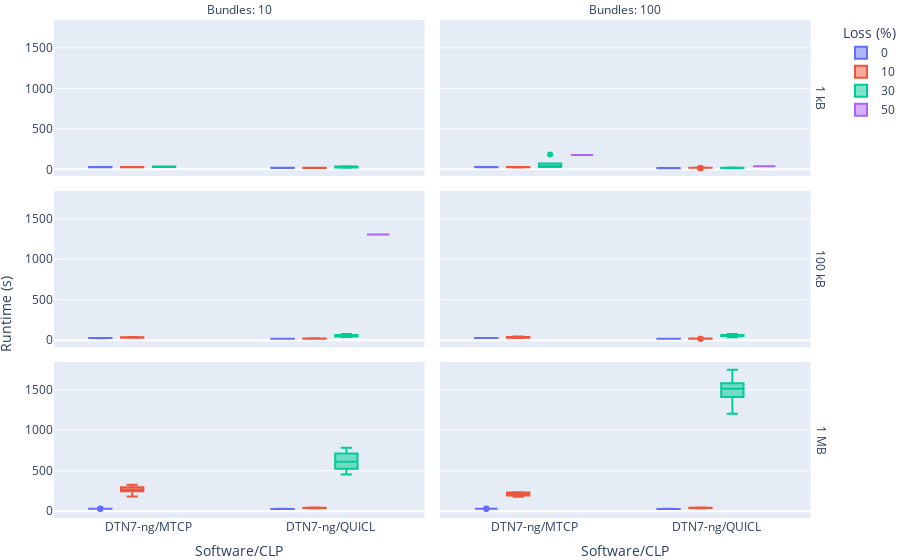

The cell this chart's notebook holds for it:
### Code cell
fig = px.box(
    runtime_df[runtime_df["# Nodes"] == 32],
    x="Software/CLP", 
    y="Runtime",
    color="Loss",
    facet_col="# Bundles",
    facet_row="Bundle Size",
    labels={
        "Runtime": "",
        "Loss": "Loss (%)",
        "# Bundles": "Bundles",
    },
    category_orders={
        "Loss": [0, 10, 30],
        "Bundle Size": ["1 kB", "100 kB", "1 MB"],
        "Software/CLP": ["Serval", "IBR-DTN/TCPCL", "DTN7-rs/MTCP", "DTN7-rs/TCPCL", "DTN7-rs/HTTP", "DTN7-ng/MTCP", "DTN7-ng/QUICL"],
        "# Bundles": [10, 100]
    },
)

fig.for_each_annotation(lambda a: a.update(text=a.text.replace("=", ": ")))
fig.for_each_annotation(lambda a: a.update(text=a.text.replace("Bundle Size: ", "")))

fig.add_annotation(x=-0.05, y=0.35,
                   text="Runtime (s)",
                   textangle=-90,
                   xref="paper",
                   yref="paper",
                   font=dict(size=14)
                   )

fig.update_layout(
    margin=dict(l=0, r=0, t=20, b=0),
)

fig.write_image("runtime_32.pdf", width=700, height=300)
fig

### Figure 1 — Plotly figure (JSON) as saved in the notebook; plotly's stock layout.template omitted (floating-point values rounded to 4 significant figures)
{"data": [{"alignmentgroup": "True", "hovertemplate": "Loss (%)=0<br>Bundle Size=1 kB<br>Bundles=10<br>Software/CLP=%{x}<br>=%{y}<extra></extra>", "legendgroup": "0", "marker": {"color": "#636efa"}, "name": "0", "notched": false, "offsetgroup": "0", "orientation": "v", "showlegend": true, "type": "box", "x": ["DTN7-ng/MTCP", "DTN7-ng/MTCP", "DTN7-ng/MTCP", "DTN7-ng/MTCP", "DTN7-ng/MTCP", "DTN7-ng/MTCP", "DTN7-ng/MTCP", "DTN7-ng/MTCP", "DTN7-ng/MTCP", "DTN7-ng/MTCP", "DTN7-ng/MTCP", "DTN7-ng/MTCP", "DTN7-ng/MTCP", "DTN7-ng/MTCP", "DTN7-ng/MTCP", "DTN7-ng/MTCP", "DTN7-ng/MTCP", "DTN7-ng/MTCP", "DTN7-ng/MTCP", "DTN7-ng/MTCP", "DTN7-ng/MTCP", "DTN7-ng/MTCP", "DTN7-ng/MTCP", "DTN7-ng/MTCP", "DTN7-ng/MTCP", "DTN7-ng/MTCP", "DTN7-ng/MTCP", "DTN7-ng/MTCP", "DTN7-ng/QUICL", "DTN7-ng/QUICL", "DTN7-ng/QUICL", "DTN7-ng/QUICL", "DTN7-ng/QUICL", "DTN7-ng/QUICL", "DTN7-ng/QUICL", "DTN7-ng/QUICL", "DTN7-ng/QUICL", "DTN7-ng/QUICL", "DTN7-ng/QUICL", "DTN7-ng/QUICL", "DTN7-ng/QUICL", "DTN7-ng/QUICL", "DTN7-ng/QUICL", "DTN7-ng/QUICL", "DTN7-ng/QUICL", "DTN7-ng/QUICL", "DTN7-ng/QUICL", "DTN7-ng/QUICL", "DTN7-ng/QUICL", "DTN7-ng/QUICL", "DTN7-ng/QUICL", "DTN7-ng/QUICL", "DTN7-ng/QUICL", "DTN7-ng/QUICL", "DTN7-ng/QUICL", "DTN7-ng/QUICL", "DTN7-ng/QUICL", "DTN7-ng/QUICL"], "x0": " ", "xaxis": "x5", "y": [28.15, 28.14, 28.14, 28.14, 28.14, 28.14, 28.14, 28.13, 28.13, 28.12, 27.16, 27.15, 27.14, 27.14, 27.14, 27.14, 27.13, 27.14, 27.13, 27.13, 24.14, 24.14, 24.12, 25.13, 25.11, 25.12, 26.11, 26.11, 18.36, 18.36, 18.35, 18.35, 18.35, 18.34, 18.34, 18.34, 18.34, 18.33, 16.44, 16.44, 16.43, 17.43, 17.43, 17.43, 17.42, 17.43, 17.42, 17.41, 17.43, 17.42, 17.42, 17.42, 17.41, 17.41, 17.4, 17.41, 17.39, 17.4], "y0": " ", "yaxis": "y5"}, {"alignmentgroup": "True", "hovertemplate": "Loss (%)=0<br>Bundle Size=1 kB<br>Bundles=100<br>Software/CLP=%{x}<br>=%{y}<extra></extra>", "legendgroup": "0", "marker": {"color": "#636efa"}, "name": "0", "notched": false, "offsetgroup": "0", "orientation": "v", "showlegend": false, "type": "box", "x": ["DTN7-ng/QUICL", "DTN7-ng/QUICL", "DTN7-ng/QUICL", "DTN7-ng/QUICL", "DTN7-ng/QUICL", "DTN7-ng/QUICL", "DTN7-ng/QUICL", "DTN7-ng/QUICL", "DTN7-ng/QUICL", "DTN7-ng/QUICL", "DTN7-ng/QUICL", "DTN7-ng/QUICL", "DTN7-ng/QUICL", "DTN7-ng/QUICL", "DTN7-ng/QUICL", "DTN7-ng/QUICL", "DTN7-ng/QUICL", "DTN7-ng/QUICL", "DTN7-ng/QUICL", "DTN7-ng/QUICL", "DTN7-ng/QUICL", "DTN7-ng/QUICL", "DTN7-ng/QUICL", "DTN7-ng/QUICL", "DTN7-ng/QUICL", "DTN7-ng/QUICL", "DTN7-ng/QUICL", "DTN7-ng/QUICL", "DTN7-ng/QUICL", "DTN7-ng/QUICL", "DTN7-ng/QUICL", "DTN7-ng/QUICL", "DTN7-ng/MTCP", "DTN7-ng/MTCP", "DTN7-ng/MTCP", "DTN7-ng/MTCP", "DTN7-ng/MTCP", "DTN7-ng/MTCP", "DTN7-ng/MTCP", "DTN7-ng/MTCP", "DTN7-ng/MTCP", "DTN7-ng/MTCP", "DTN7-ng/MTCP", "DTN7-ng/MTCP", "DTN7-ng/MTCP", "DTN7-ng/MTCP", "DTN7-ng/MTCP", "DTN7-ng/MTCP", "DTN7-ng/MTCP", "DTN7-ng/MTCP", "DTN7-ng/MTCP", "DTN7-ng/MTCP", "DTN7-ng/MTCP", "DTN7-ng/MTCP", "DTN7-ng/MTCP", "DTN7-ng/MTCP", "DTN7-ng/MTCP", "DTN7-ng/MTCP", "DTN7-ng/MTCP", "DTN7-ng/MTCP", "DTN7-ng/MTCP", "DTN7-ng/MTCP", "DTN7-ng/MTCP"], "x0": " ", "xaxis": "x6", "y": [13.58, 14.65, 14.63, 14.6, 14.57, 14.65, 14.63, 14.61, 14.58, 15.17, 13.19, 13.16, 13.14, 13.12, 13.15, 13.17, 13.14, 13.12, 13.21, 13.18, 13.25, 16.58, 16.55, 16.52, 16.6, 16.57, 16.55, 16.62, 16.6, 16.57, 16.54, 16.63, 25.45, 25.42, 25.47, 25.44, 25.42, 25.39, 25.48, 25.45, 25.43, 25.4, 26.0, 26.44, 26.42, 26.39, 26.37, 26.45, 26.43, 26.41, 26.39, 26.45, 26.44, 27.03, 26.51, 26.45, 27.42, 27.5, 27.47, 27.44, 27.42, 27.49, 27.98], "y0": " ", "yaxis": "y6"}, {"alignmentgroup": "True", "hovertemplate": "Loss (%)=0<br>Bundle Size=100 kB<br>Bundles=10<br>Software/CLP=%{x}<br>=%{y}<extra></extra>", "legendgroup": "0", "marker": {"color": "#636efa"}, "name": "0", "notched": false, "offsetgroup": "0", "orientation": "v", "showlegend": false, "type": "box", "x": ["DTN7-ng/MTCP", "DTN7-ng/MTCP", "DTN7-ng/MTCP", "DTN7-ng/MTCP", "DTN7-ng/MTCP", "DTN7-ng/MTCP", "DTN7-ng/MTCP", "DTN7-ng/MTCP", "DTN7-ng/MTCP", "DTN7-ng/MTCP", "DTN7-ng/MTCP", "DTN7-ng/MTCP", "DTN7-ng/MTCP", "DTN7-ng/MTCP", "DTN7-ng/MTCP", "DTN7-ng/MTCP", "DTN7-ng/MTCP", "DTN7-ng/MTCP", "DTN7-ng/MTCP", "DTN7-ng/MTCP", "DTN7-ng/MTCP", "DTN7-ng/MTCP", "DTN7-ng/MTCP", "DTN7-ng/MTCP", "DTN7-ng/MTCP", "DTN7-ng/MTCP", "DTN7-ng/MTCP", "DTN7-ng/MTCP", "DTN7-ng/QUICL", "DTN7-ng/QUICL", "DTN7-ng/QUICL", "DTN7-ng/QUICL", "DTN7-ng/QUICL", "DTN7-ng/QUICL", "DTN7-ng/QUICL", "DTN7-ng/QUICL", "DTN7-ng/QUICL", "DTN7-ng/QUICL", "DTN7-ng/QUICL", "DTN7-ng/QUICL", "DTN7-ng/QUICL", "DTN7-ng/QUICL", "DTN7-ng/QUICL", "DTN7-ng/QUICL", "DTN7-ng/QUICL", "DTN7-ng/QUICL", "DTN7-ng/QUICL", "DTN7-ng/QUICL", "DTN7-ng/QUICL", "DTN7-ng/QUICL", "DTN7-ng/QUICL", "DTN7-ng/QUICL", "DTN7-ng/QUICL", "DTN7-ng/QUICL", "DTN7-ng/QUICL", "DTN7-ng/QUICL", "DTN7-ng/QUICL"], "x0": " ", "xaxis": "x3", "y": [29.16, 29.17, 29.16, 29.16, 29.17, 29.17, 28.14, 29.13, 29.14, 26.17, 26.17, 27.16, 27.39, 27.4, 27.16, 27.18, 27.16, 27.16, 29.17, 29.17, 29.17, 29.17, 29.17, 29.18, 29.16, 29.15, 29.14, 29.19, 17.55, 17.55, 17.55, 17.55, 17.54, 17.54, 17.53, 17.54, 17.54, 17.53, 18.37, 18.36, 18.36, 18.35, 18.36, 18.36, 18.34, 18.34, 18.34, 19.36, 19.36, 19.36, 19.36, 19.36, 19.36, 19.35, 19.35, 19.35, 19.35], "y0": " ", "yaxis": "y3"}, {"alignmentgroup": "True", "hovertemplate": "Loss (%)=0<br>Bundle Size=100 kB<br>Bundles=100<br>Software/CLP=%{x}<br>=%{y}<extra></extra>", "legendgroup": "0", "marker": {"color": "#636efa"}, "name": "0", "notched": false, "offsetgroup": "0", "orientation": "v", "showlegend": false, "type": "box", "x": ["DTN7-ng/QUICL", "DTN7-ng/QUICL", "DTN7-ng/QUICL", "DTN7-ng/QUICL", "DTN7-ng/QUICL", "DTN7-ng/QUICL", "DTN7-ng/QUICL", "DTN7-ng/QUICL", "DTN7-ng/QUICL", "DTN7-ng/QUICL", "DTN7-ng/QUICL", "DTN7-ng/QUICL", "DTN7-ng/QUICL", "DTN7-ng/QUICL", "DTN7-ng/QUICL", "DTN7-ng/QUICL", "DTN7-ng/QUICL", "DTN7-ng/QUICL", "DTN7-ng/QUICL", "DTN7-ng/QUICL", "DTN7-ng/QUICL", "DTN7-ng/MTCP", "DTN7-ng/MTCP", "DTN7-ng/MTCP", "DTN7-ng/MTCP", "DTN7-ng/MTCP", "DTN7-ng/MTCP", "DTN7-ng/MTCP", "DTN7-ng/MTCP", "DTN7-ng/MTCP", "DTN7-ng/MTCP", "DTN7-ng/MTCP", "DTN7-ng/MTCP", "DTN7-ng/MTCP", "DTN7-ng/MTCP", "DTN7-ng/MTCP", "DTN7-ng/MTCP", "DTN7-ng/MTCP", "DTN7-ng/MTCP", "DTN7-ng/MTCP", "DTN7-ng/MTCP", "DTN7-ng/MTCP", "DTN7-ng/MTCP", "DTN7-ng/MTCP", "DTN7-ng/MTCP", "DTN7-ng/MTCP", "DTN7-ng/MTCP", "DTN7-ng/MTCP", "DTN7-ng/MTCP", "DTN7-ng/MTCP", "DTN7-ng/MTCP", "DTN7-ng/MTCP", "DTN7-ng/MTCP", "DTN7-ng/QUICL", "DTN7-ng/QUICL", "DTN7-ng/QUICL", "DTN7-ng/QUICL", "DTN7-ng/QUICL", "DTN7-ng/QUICL", "DTN7-ng/QUICL", "DTN7-ng/QUICL", "DTN7-ng/QUICL", "DTN7-ng/QUICL", "DTN7-ng/QUICL"], "x0": " ", "xaxis": "x4", "y": [20.25, 20.21, 20.29, 20.27, 20.25, 20.22, 20.3, 20.28, 20.25, 20.23, 20.29, 19.48, 19.47, 19.44, 19.51, 19.5, 19.47, 19.44, 19.46, 19.49, 19.56, 28.43, 28.41, 28.47, 28.47, 28.43, 28.41, 28.49, 28.46, 28.45, 28.42, 29.01, 27.44, 27.42, 27.48, 27.46, 28.44, 28.43, 28.5, 28.48, 28.46, 28.44, 29.03, 27.45, 27.41, 27.4, 28.47, 27.44, 28.4, 28.5, 28.47, 28.43, 29.02, 18.21, 18.18, 18.26, 18.23, 18.22, 18.19, 18.26, 18.24, 18.22, 18.18, 18.37], "y0": " ", "yaxis": "y4"}, {"alignmentgroup": "True", "hovertemplate": "Loss (%)=0<br>Bundle Size=1 MB<br>Bundles=10<br>Software/CLP=%{x}<br>=%{y}<extra></extra>", "legendgroup": "0", "marker": {"color": "#636efa"}, "name": "0", "notched": false, "offsetgroup": "0", "orientation": "v", "showlegend": false, "type": "box", "x": ["DTN7-ng/QUICL", "DTN7-ng/QUICL", "DTN7-ng/QUICL", "DTN7-ng/QUICL", "DTN7-ng/QUICL", "DTN7-ng/QUICL", "DTN7-ng/QUICL", "DTN7-ng/QUICL", "DTN7-ng/QUICL", "DTN7-ng/QUICL", "DTN7-ng/QUICL", "DTN7-ng/QUICL", "DTN7-ng/QUICL", "DTN7-ng/MTCP", "DTN7-ng/MTCP", "DTN7-ng/MTCP", "DTN7-ng/MTCP", "DTN7-ng/MTCP", "DTN7-ng/MTCP", "DTN7-ng/MTCP", "DTN7-ng/MTCP", "DTN7-ng/MTCP", "DTN7-ng/MTCP", "DTN7-ng/MTCP", "DTN7-ng/MTCP", "DTN7-ng/MTCP", "DTN7-ng/MTCP", "DTN7-ng/MTCP", "DTN7-ng/MTCP", "DTN7-ng/MTCP", "DTN7-ng/MTCP", "DTN7-ng/MTCP", "DTN7-ng/MTCP", "DTN7-ng/MTCP", "DTN7-ng/MTCP", "DTN7-ng/MTCP", "DTN7-ng/MTCP", "DTN7-ng/MTCP", "DTN7-ng/MTCP", "DTN7-ng/MTCP", "DTN7-ng/MTCP", "DTN7-ng/MTCP", "DTN7-ng/MTCP", "DTN7-ng/QUICL", "DTN7-ng/QUICL", "DTN7-ng/QUICL", "DTN7-ng/QUICL", "DTN7-ng/QUICL", "DTN7-ng/QUICL", "DTN7-ng/QUICL", "DTN7-ng/QUICL", "DTN7-ng/QUICL", "DTN7-ng/QUICL"], "x0": " ", "xaxis": "x", "y": [26.94, 28.92, 27.92, 27.91, 29.93, 26.81, 27.81, 27.82, 27.81, 26.83, 27.78, 27.84, 26.79, 31.29, 31.68, 31.4, 31.35, 31.3, 31.32, 31.35, 31.34, 31.31, 31.32, 31.27, 31.28, 31.42, 31.31, 31.29, 31.33, 31.32, 31.3, 31.27, 31.29, 31.27, 31.59, 31.52, 31.32, 31.32, 31.33, 31.3, 31.32, 31.29, 31.34, 28.89, 28.91, 28.87, 28.85, 28.84, 28.86, 28.91, 28.85, 28.85, 28.85], "y0": " ", "yaxis": "y"}, {"alignmentgroup": "True", "hovertemplate": "Loss (%)=0<br>Bundle Size=1 MB<br>Bundles=100<br>Software/CLP=%{x}<br>=%{y}<extra></extra>", "legendgroup": "0", "marker": {"color": "#636efa"}, "name": "0", "notched": false, "offsetgroup": "0", "orientation": "v", "showlegend": false, "type": "box", "x": ["DTN7-ng/MTCP", "DTN7-ng/MTCP", "DTN7-ng/MTCP", "DTN7-ng/MTCP", "DTN7-ng/MTCP", "DTN7-ng/MTCP", "DTN7-ng/MTCP", "DTN7-ng/MTCP", "DTN7-ng/MTCP", "DTN7-ng/MTCP", "DTN7-ng/MTCP", "DTN7-ng/MTCP", "DTN7-ng/MTCP", "DTN7-ng/MTCP", "DTN7-ng/MTCP", "DTN7-ng/MTCP", "DTN7-ng/MTCP", "DTN7-ng/MTCP", "DTN7-ng/MTCP", "DTN7-ng/MTCP", "DTN7-ng/MTCP", "DTN7-ng/MTCP", "DTN7-ng/MTCP", "DTN7-ng/MTCP", "DTN7-ng/MTCP", "DTN7-ng/MTCP", "DTN7-ng/MTCP", "DTN7-ng/MTCP", "DTN7-ng/MTCP", "DTN7-ng/MTCP", "DTN7-ng/MTCP", "DTN7-ng/MTCP", "DTN7-ng/MTCP", "DTN7-ng/QUICL", "DTN7-ng/QUICL", "DTN7-ng/QUICL", "DTN7-ng/QUICL", "DTN7-ng/QUICL", "DTN7-ng/QUICL", "DTN7-ng/QUICL", "DTN7-ng/QUICL", "DTN7-ng/QUICL", "DTN7-ng/QUICL", "DTN7-ng/QUICL", "DTN7-ng/QUICL", "DTN7-ng/QUICL", "DTN7-ng/QUICL", "DTN7-ng/QUICL", "DTN7-ng/QUICL", "DTN7-ng/QUICL", "DTN7-ng/QUICL", "DTN7-ng/QUICL", "DTN7-ng/QUICL", "DTN7-ng/QUICL", "DTN7-ng/QUICL", "DTN7-ng/QUICL", "DTN7-ng/QUICL", "DTN7-ng/QUICL", "DTN7-ng/QUICL", "DTN7-ng/QUICL", "DTN7-ng/QUICL", "DTN7-ng/QUICL"], "x0": " ", "xaxis": "x2", "y": [30.64, 30.72, 30.89, 30.7, 30.71, 30.75, 30.75, 30.72, 30.69, 30.75, 31.13, 30.63, 31.13, 30.91, 30.75, 30.8, 30.76, 30.76, 30.71, 30.75, 30.79, 31.14, 30.63, 30.73, 30.79, 30.76, 30.8, 30.79, 30.73, 30.69, 30.79, 30.78, 31.15, 27.62, 28.68, 28.71, 28.65, 28.74, 28.74, 28.65, 28.65, 28.63, 29.39, 28.81, 28.85, 29.84, 29.98, 29.95, 29.89, 29.99, 29.41, 26.67, 26.83, 26.81, 26.81, 26.9, 26.86, 26.84, 26.89, 26.89, 26.8, 27.46], "y0": " ", "yaxis": "y2"}, {"alignmentgroup": "True", "hovertemplate": "Loss (%)=10<br>Bundle Size=1 kB<br>Bundles=10<br>Software/CLP=%{x}<br>=%{y}<extra></extra>", "legendgroup": "10", "marker": {"color": "#EF553B"}, "name": "10", "notched": false, "offsetgroup": "10", "orientation": "v", "showlegend": true, "type": "box", "x": ["DTN7-ng/MTCP", "DTN7-ng/MTCP", "DTN7-ng/MTCP", "DTN7-ng/MTCP", "DTN7-ng/MTCP", "DTN7-ng/MTCP", "DTN7-ng/MTCP", "DTN7-ng/MTCP", "DTN7-ng/MTCP", "DTN7-ng/MTCP", "DTN7-ng/MTCP", "DTN7-ng/MTCP", "DTN7-ng/MTCP", "DTN7-ng/MTCP", "DTN7-ng/MTCP", "DTN7-ng/MTCP", "DTN7-ng/MTCP", "DTN7-ng/MTCP", "DTN7-ng/MTCP", "DTN7-ng/MTCP", "DTN7-ng/MTCP", "DTN7-ng/MTCP", "DTN7-ng/MTCP", "DTN7-ng/QUICL", "DTN7-ng/QUICL", "DTN7-ng/QUICL", "DTN7-ng/QUICL", "DTN7-ng/QUICL", "DTN7-ng/QUICL", "DTN7-ng/QUICL", "DTN7-ng/QUICL", "DTN7-ng/QUICL", "DTN7-ng/QUICL", "DTN7-ng/QUICL", "DTN7-ng/QUICL", "DTN7-ng/QUICL", "DTN7-ng/QUICL", "DTN7-ng/QUICL", "DTN7-ng/QUICL", "DTN7-ng/QUICL"], "x0": " ", "xaxis": "x5", "y": [25.14, 25.13, 25.12, 25.13, 25.12, 25.11, 26.13, 27.11, 27.18, 27.17, 27.17, 27.16, 27.18, 28.15, 28.15, 28.15, 28.15, 28.14, 28.14, 29.75, 28.75, 28.13, 28.13, 18.43, 18.42, 18.41, 19.5, 19.4, 19.4, 19.41, 17.5, 18.43, 17.43, 17.42, 16.33, 16.32, 16.31, 17.31, 16.3, 17.3], "y0": " ", "yaxis": "y5"}, {"alignmentgroup": "True", "hovertemplate": "Loss (%)=10<br>Bundle Size=1 kB<br>Bundles=100<br>Software/CLP=%{x}<br>=%{y}<extra></extra>", "legendgroup": "10", "marker": {"color": "#EF553B"}, "name": "10", "notched": false, "offsetgroup": "10", "orientation": "v", "showlegend": false, "type": "box", "x": ["DTN7-ng/QUICL", "DTN7-ng/QUICL", "DTN7-ng/QUICL", "DTN7-ng/QUICL", "DTN7-ng/QUICL", "DTN7-ng/QUICL", "DTN7-ng/QUICL", "DTN7-ng/QUICL", "DTN7-ng/QUICL", "DTN7-ng/QUICL", "DTN7-ng/QUICL", "DTN7-ng/QUICL", "DTN7-ng/QUICL", "DTN7-ng/QUICL", "DTN7-ng/MTCP", "DTN7-ng/MTCP", "DTN7-ng/MTCP", "DTN7-ng/MTCP", "DTN7-ng/MTCP", "DTN7-ng/MTCP", "DTN7-ng/MTCP", "DTN7-ng/MTCP", "DTN7-ng/MTCP", "DTN7-ng/MTCP", "DTN7-ng/MTCP", "DTN7-ng/MTCP", "DTN7-ng/MTCP", "DTN7-ng/MTCP", "DTN7-ng/MTCP", "DTN7-ng/MTCP", "DTN7-ng/MTCP", "DTN7-ng/MTCP", "DTN7-ng/MTCP", "DTN7-ng/MTCP", "DTN7-ng/MTCP", "DTN7-ng/MTCP", "DTN7-ng/MTCP", "DTN7-ng/MTCP", "DTN7-ng/MTCP", "DTN7-ng/MTCP", "DTN7-ng/QUICL", "DTN7-ng/QUICL", "DTN7-ng/QUICL", "DTN7-ng/QUICL", "DTN7-ng/QUICL", "DTN7-ng/QUICL", "DTN7-ng/QUICL"], "x0": " ", "xaxis": "x6", "y": [19.88, 19.85, 19.73, 19.8, 19.77, 19.75, 19.82, 19.79, 19.74, 21.64, 14.23, 14.25, 15.29, 15.31, 26.45, 27.5, 26.44, 27.41, 27.49, 27.44, 27.41, 27.49, 27.98, 23.45, 26.42, 26.41, 27.42, 27.4, 27.99, 25.44, 25.41, 25.39, 25.37, 25.35, 25.43, 25.41, 25.39, 25.36, 26.44, 27.04, 18.58, 19.65, 18.58, 19.56, 19.53, 19.59, 21.55], "y0": " ", "yaxis": "y6"}, {"alignmentgroup": "True", "hovertemplate": "Loss (%)=10<br>Bundle Size=100 kB<br>Bundles=10<br>Software/CLP=%{x}<br>=%{y}<extra></extra>", "legendgroup": "10", "marker": {"color": "#EF553B"}, "name": "10", "notched": false, "offsetgroup": "10", "orientation": "v", "showlegend": false, "type": "box", "x": ["DTN7-ng/QUICL", "DTN7-ng/QUICL", "DTN7-ng/QUICL", "DTN7-ng/QUICL", "DTN7-ng/QUICL", "DTN7-ng/QUICL", "DTN7-ng/QUICL", "DTN7-ng/QUICL", "DTN7-ng/QUICL", "DTN7-ng/QUICL", "DTN7-ng/QUICL", "DTN7-ng/MTCP", "DTN7-ng/MTCP", "DTN7-ng/MTCP", "DTN7-ng/MTCP", "DTN7-ng/MTCP", "DTN7-ng/MTCP", "DTN7-ng/MTCP", "DTN7-ng/MTCP", "DTN7-ng/MTCP", "DTN7-ng/MTCP", "DTN7-ng/MTCP", "DTN7-ng/QUICL", "DTN7-ng/QUICL", "DTN7-ng/QUICL", "DTN7-ng/QUICL", "DTN7-ng/QUICL"], "x0": " ", "xaxis": "x3", "y": [17.49, 17.5, 21.51, 19.5, 19.53, 20.54, 21.72, 21.4, 23.44, 23.34, 22.32, 33.17, 32.39, 33.39, 37.08, 30.15, 31.61, 36.22, 38.38, 39.19, 34.15, 35.14, 19.46, 20.49, 21.53, 24.46, 21.47], "y0": " ", "yaxis": "y3"}, {"alignmentgroup": "True", "hovertemplate": "Loss (%)=10<br>Bundle Size=100 kB<br>Bundles=100<br>Software/CLP=%{x}<br>=%{y}<extra></extra>", "legendgroup": "10", "marker": {"color": "#EF553B"}, "name": "10", "notched": false, "offsetgroup": "10", "orientation": "v", "showlegend": false, "type": "box", "x": ["DTN7-ng/QUICL", "DTN7-ng/QUICL", "DTN7-ng/QUICL", "DTN7-ng/QUICL", "DTN7-ng/QUICL", "DTN7-ng/QUICL", "DTN7-ng/QUICL", "DTN7-ng/QUICL", "DTN7-ng/QUICL", "DTN7-ng/QUICL", "DTN7-ng/QUICL", "DTN7-ng/QUICL", "DTN7-ng/QUICL", "DTN7-ng/QUICL", "DTN7-ng/QUICL", "DTN7-ng/QUICL", "DTN7-ng/QUICL", "DTN7-ng/MTCP", "DTN7-ng/MTCP", "DTN7-ng/MTCP", "DTN7-ng/MTCP", "DTN7-ng/MTCP", "DTN7-ng/MTCP", "DTN7-ng/MTCP", "DTN7-ng/MTCP", "DTN7-ng/MTCP", "DTN7-ng/MTCP", "DTN7-ng/QUICL", "DTN7-ng/QUICL", "DTN7-ng/QUICL", "DTN7-ng/QUICL", "DTN7-ng/QUICL", "DTN7-ng/QUICL", "DTN7-ng/QUICL", "DTN7-ng/QUICL"], "x0": " ", "xaxis": "x4", "y": [19.27, 20.33, 20.34, 20.3, 20.37, 20.35, 20.28, 20.27, 21.15, 20.3, 20.3, 20.29, 21.25, 21.34, 19.33, 21.35, 21.38, 29.43, 41.44, 42.42, 29.7, 31.51, 40.47, 47.27, 31.41, 38.53, 39.29, 20.48, 20.58, 20.58, 20.66, 20.62, 20.56, 20.58, 21.36], "y0": " ", "yaxis": "y4"}, {"alignmentgroup": "True", "hovertemplate": "Loss (%)=10<br>Bundle Size=1 MB<br>Bundles=10<br>Software/CLP=%{x}<br>=%{y}<extra></extra>", "legendgroup": "10", "marker": {"color": "#EF553B"}, "name": "10", "notched": false, "offsetgroup": "10", "orientation": "v", "showlegend": false, "type": "box", "x": ["DTN7-ng/QUICL", "DTN7-ng/QUICL", "DTN7-ng/QUICL", "DTN7-ng/QUICL", "DTN7-ng/QUICL", "DTN7-ng/QUICL", "DTN7-ng/QUICL", "DTN7-ng/QUICL", "DTN7-ng/QUICL", "DTN7-ng/QUICL", "DTN7-ng/QUICL", "DTN7-ng/MTCP", "DTN7-ng/MTCP", "DTN7-ng/MTCP", "DTN7-ng/MTCP", "DTN7-ng/MTCP", "DTN7-ng/MTCP", "DTN7-ng/MTCP", "DTN7-ng/MTCP"], "x0": " ", "xaxis": "x", "y": [43.3, 43.13, 41.5, 42.67, 43.84, 45.98, 45.05, 45.04, 38.71, 41.78, 40.68, 244.6, 181.2, 270.5, 277.9, 328.3, 251.6, 262.7, 313.7], "y0": " ", "yaxis": "y"}, {"alignmentgroup": "True", "hovertemplate": "Loss (%)=10<br>Bundle Size=1 MB<br>Bundles=100<br>Software/CLP=%{x}<br>=%{y}<extra></extra>", "legendgroup": "10", "marker": {"color": "#EF553B"}, "name": "10", "notched": false, "offsetgroup": "10", "orientation": "v", "showlegend": false, "type": "box", "x": ["DTN7-ng/QUICL", "DTN7-ng/QUICL", "DTN7-ng/QUICL", "DTN7-ng/QUICL", "DTN7-ng/QUICL", "DTN7-ng/QUICL", "DTN7-ng/QUICL", "DTN7-ng/QUICL", "DTN7-ng/QUICL", "DTN7-ng/MTCP", "DTN7-ng/MTCP", "DTN7-ng/MTCP", "DTN7-ng/MTCP", "DTN7-ng/MTCP", "DTN7-ng/QUICL", "DTN7-ng/QUICL", "DTN7-ng/QUICL", "DTN7-ng/QUICL"], "x0": " ", "xaxis": "x2", "y": [41.22, 46.43, 45.06, 37.41, 41.67, 42.67, 43.78, 44.52, 45.24, 234.0, 230.5, 179.8, 227.7, 200.7, 38.39, 41.62, 40.34, 41.14], "y0": " ", "yaxis": "y2"}, {"alignmentgroup": "True", "hovertemplate": "Loss (%)=30<br>Bundle Size=1 kB<br>Bundles=10<br>Software/CLP=%{x}<br>=%{y}<extra></extra>", "legendgroup": "30", "marker": {"color": "#00cc96"}, "name": "30", "notched": false, "offsetgroup": "30", "orientation": "v", "showlegend": true, "type": "box", "x": ["DTN7-ng/MTCP", "DTN7-ng/MTCP", "DTN7-ng/MTCP", "DTN7-ng/QUICL", "DTN7-ng/QUICL", "DTN7-ng/QUICL", "DTN7-ng/QUICL", "DTN7-ng/QUICL", "DTN7-ng/QUICL", "DTN7-ng/QUICL"], "x0": " ", "xaxis": "x5", "y": [35.34, 32.15, 29.11, 22.81, 19.52, 21.43, 24.49, 20.55, 36.63, 36.6], "y0": " ", "yaxis": "y5"}, {"alignmentgroup": "True", "hovertemplate": "Loss (%)=30<br>Bundle Size=1 kB<br>Bundles=100<br>Software/CLP=%{x}<br>=%{y}<extra></extra>", "legendgroup": "30", "marker": {"color": "#00cc96"}, "name": "30", "notched": false, "offsetgroup": "30", "orientation": "v", "showlegend": false, "type": "box", "x": ["DTN7-ng/MTCP", "DTN7-ng/MTCP", "DTN7-ng/MTCP", "DTN7-ng/MTCP", "DTN7-ng/MTCP", "DTN7-ng/QUICL", "DTN7-ng/QUICL", "DTN7-ng/QUICL", "DTN7-ng/QUICL", "DTN7-ng/QUICL", "DTN7-ng/QUICL", "DTN7-ng/QUICL", "DTN7-ng/QUICL", "DTN7-ng/QUICL", "DTN7-ng/QUICL", "DTN7-ng/QUICL", "DTN7-ng/QUICL", "DTN7-ng/QUICL", "DTN7-ng/QUICL"], "x0": " ", "xaxis": "x6", "y": [32.02, 28.42, 28.95, 36.05, 182.7, 17.51, 17.49, 19.46, 18.46, 20.29, 17.44, 16.46, 16.47, 19.52, 21.57, 19.48, 19.54, 19.48, 20.61], "y0": " ", "yaxis": "y6"}, {"alignmentgroup": "True", "hovertemplate": "Loss (%)=30<br>Bundle Size=100 kB<br>Bundles=10<br>Software/CLP=%{x}<br>=%{y}<extra></extra>", "legendgroup": "30", "marker": {"color": "#00cc96"}, "name": "30", "notched": false, "offsetgroup": "30", "orientation": "v", "showlegend": false, "type": "box", "x": ["DTN7-ng/QUICL", "DTN7-ng/QUICL", "DTN7-ng/QUICL", "DTN7-ng/QUICL", "DTN7-ng/QUICL", "DTN7-ng/QUICL", "DTN7-ng/QUICL", "DTN7-ng/QUICL", "DTN7-ng/QUICL", "DTN7-ng/QUICL", "DTN7-ng/QUICL"], "x0": " ", "xaxis": "x3", "y": [40.07, 63.6, 70.03, 77.5, 40.82, 53.17, 55.56, 44.59, 59.46, 60.73, 64.3], "y0": " ", "yaxis": "y3"}, {"alignmentgroup": "True", "hovertemplate": "Loss (%)=30<br>Bundle Size=100 kB<br>Bundles=100<br>Software/CLP=%{x}<br>=%{y}<extra></extra>", "legendgroup": "30", "marker": {"color": "#00cc96"}, "name": "30", "notched": false, "offsetgroup": "30", "orientation": "v", "showlegend": false, "type": "box", "x": ["DTN7-ng/QUICL", "DTN7-ng/QUICL", "DTN7-ng/QUICL", "DTN7-ng/QUICL", "DTN7-ng/QUICL", "DTN7-ng/QUICL", "DTN7-ng/QUICL", "DTN7-ng/QUICL", "DTN7-ng/QUICL", "DTN7-ng/QUICL", "DTN7-ng/QUICL"], "x0": " ", "xaxis": "x4", "y": [50.09, 63.81, 71.59, 59.16, 79.06, 37.77, 51.14, 56.17, 57.47, 59.3, 65.26], "y0": " ", "yaxis": "y4"}, {"alignmentgroup": "True", "hovertemplate": "Loss (%)=30<br>Bundle Size=1 MB<br>Bundles=10<br>Software/CLP=%{x}<br>=%{y}<extra></extra>", "legendgroup": "30", "marker": {"color": "#00cc96"}, "name": "30", "notched": false, "offsetgroup": "30", "orientation": "v", "showlegend": false, "type": "box", "x": ["DTN7-ng/QUICL", "DTN7-ng/QUICL", "DTN7-ng/QUICL", "DTN7-ng/QUICL", "DTN7-ng/QUICL", "DTN7-ng/QUICL", "DTN7-ng/QUICL", "DTN7-ng/QUICL", "DTN7-ng/QUICL", "DTN7-ng/QUICL", "DTN7-ng/QUICL", "DTN7-ng/QUICL", "DTN7-ng/QUICL", "DTN7-ng/QUICL", "DTN7-ng/QUICL"], "x0": " ", "xaxis": "x", "y": [526.1, 666.2, 710.5, 751.7, 755.7, 783.3, 452.5, 503.2, 573.2, 610.6, 638.5, 520.2, 523.2, 594.2, 712.7], "y0": " ", "yaxis": "y"}, {"alignmentgroup": "True", "hovertemplate": "Loss (%)=30<br>Bundle Size=1 MB<br>Bundles=100<br>Software/CLP=%{x}<br>=%{y}<extra></extra>", "legendgroup": "30", "marker": {"color": "#00cc96"}, "name": "30", "notched": false, "offsetgroup": "30", "orientation": "v", "showlegend": false, "type": "box", "x": ["DTN7-ng/QUICL", "DTN7-ng/QUICL", "DTN7-ng/QUICL", "DTN7-ng/QUICL", "DTN7-ng/QUICL", "DTN7-ng/QUICL", "DTN7-ng/QUICL", "DTN7-ng/QUICL", "DTN7-ng/QUICL"], "x0": " ", "xaxis": "x2", "y": [1203.0, 1399.0, 1416.0, 1574.0, 1465.0, 1513.0, 1538.0, 1600.0, 1747.0], "y0": " ", "yaxis": "y2"}, {"alignmentgroup": "True", "hovertemplate": "Loss (%)=50<br>Bundle Size=1 kB<br>Bundles=100<br>Software/CLP=%{x}<br>=%{y}<extra></extra>", "legendgroup": "50", "marker": {"color": "#ab63fa"}, "name": "50", "notched": false, "offsetgroup": "50", "orientation": "v", "showlegend": true, "type": "box", "x": ["DTN7-ng/MTCP", "DTN7-ng/QUICL"], "x0": " ", "xaxis": "x6", "y": [178.0, 36.52], "y0": " ", "yaxis": "y6"}, {"alignmentgroup": "True", "hovertemplate": "Loss (%)=50<br>Bundle Size=100 kB<br>Bundles=10<br>Software/CLP=%{x}<br>=%{y}<extra></extra>", "legendgroup": "50", "marker": {"color": "#ab63fa"}, "name": "50", "notched": false, "offsetgroup": "50", "orientation": "v", "showlegend": false, "type": "box", "x": ["DTN7-ng/QUICL"], "x0": " ", "xaxis": "x3", "y": [1307.0], "y0": " ", "yaxis": "y3"}], "layout": {"annotations": [{"showarrow": false, "text": "Bundles: 10", "x": 0.24, "xanchor": "center", "xref": "paper", "y": 1.0, "yanchor": "bottom", "yref": "paper"}, {"showarrow": false, "text": "Bundles: 100", "x": 0.74, "xanchor": "center", "xref": "paper", "y": 1.0, "yanchor": "bottom", "yref": "paper"}, {"showarrow": false, "text": "1 MB", "textangle": 90, "x": 0.98, "xanchor": "left", "xref": "paper", "y": 0.1567, "yanchor": "middle", "yref": "paper"}, {"showarrow": false, "text": "100 kB", "textangle": 90, "x": 0.98, "xanchor": "left", "xref": "paper", "y": 0.5, "yanchor": "middle", "yref": "paper"}, {"showarrow": false, "text": "1 kB", "textangle": 90, "x": 0.98, "xanchor": "left", "xref": "paper", "y": 0.8433, "yanchor": "middle", "yref": "paper"}, {"font": {"size": 14}, "text": "Runtime (s)", "textangle": -90, "x": -0.05, "xref": "paper", "y": 0.35, "yref": "paper"}], "boxmode": "group", "legend": {"title": {"text": "Loss (%)"}, "tracegroupgap": 0}, "margin": {"b": 0, "l": 0, "r": 0, "t": 20}, "xaxis": {"anchor": "y", "categoryarray": ["Serval", "IBR-DTN/TCPCL", "DTN7-rs/MTCP", "DTN7-rs/TCPCL", "DTN7-rs/HTTP", "DTN7-ng/MTCP", "DTN7-ng/QUICL"], "categoryorder": "array", "domain": [0, 0.48], "title": {"text": "Software/CLP"}}, "xaxis2": {"anchor": "y2", "categoryarray": ["Serval", "IBR-DTN/TCPCL", "DTN7-rs/MTCP", "DTN7-rs/TCPCL", "DTN7-rs/HTTP", "DTN7-ng/MTCP", "DTN7-ng/QUICL"], "categoryorder": "array", "domain": [0.5, 0.98], "matches": "x", "title": {"text": "Software/CLP"}}, "xaxis3": {"anchor": "y3", "domain": [0, 0.48], "matches": "x", "showticklabels": false}, "xaxis4": {"anchor": "y4", "domain": [0.5, 0.98], "matches": "x", "showticklabels": false}, "xaxis5": {"anchor": "y5", "domain": [0, 0.48], "matches": "x", "showticklabels": false}, "xaxis6": {"anchor": "y6", "domain": [0.5, 0.98], "matches": "x", "showticklabels": false}, "yaxis": {"anchor": "x", "domain": [0, 0.3133], "title": {"text": ""}}, "yaxis2": {"anchor": "x2", "domain": [0, 0.3133], "matches": "y", "showticklabels": false}, "yaxis3": {"anchor": "x3", "domain": [0.3433, 0.6567], "matches": "y", "title": {"text": ""}}, "yaxis4": {"anchor": "x4", "domain": [0.3433, 0.6567], "matches": "y", "showticklabels": false}, "yaxis5": {"anchor": "x5", "domain": [0.6867, 1.0], "matches": "y", "title": {"text": ""}}, "yaxis6": {"anchor": "x6", "domain": [0.6867, 1.0], "matches": "y", "showticklabels": false}}}
